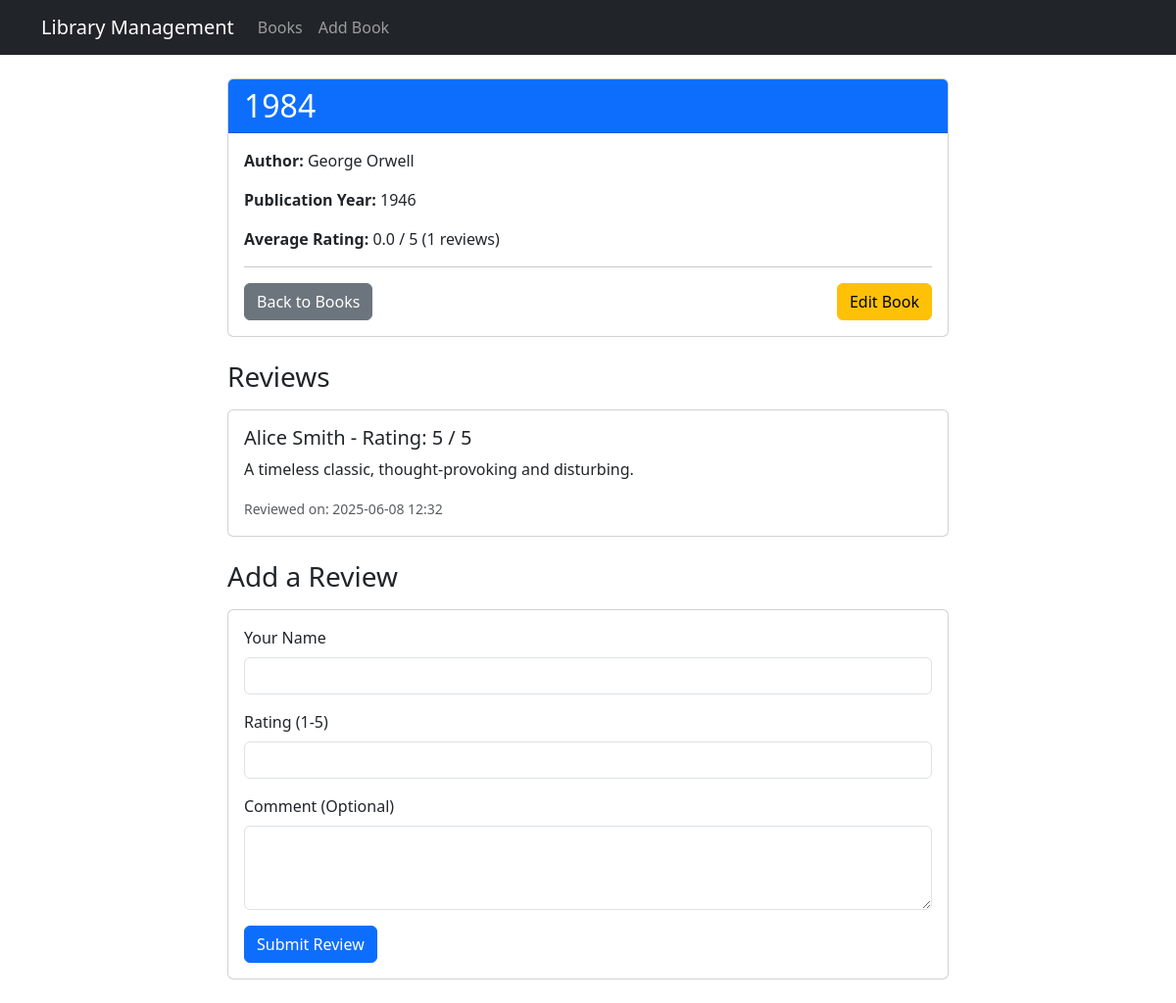
The page /book/2 on the database its author committed.
### app/models/book.py (models this page shows, shortened)
class Book(db.Model):
    id = db.Column(db.Integer, primary_key=True)
    title = db.Column(db.String(100), nullable=False)
    publication_year = db.Column(db.Integer, nullable=False)
    author_id = db.Column(db.Integer, db.ForeignKey('author.id'), nullable=False)
    created_at = db.Column(db.DateTime, default=datetime.utcnow)
    updated_at = db.Column(db.DateTime, default=datetime.utcnow, onupdate=datetime.utcnow)

### app/models/author.py (models this page shows, shortened)
class Author(db.Model):
    id = db.Column(db.Integer, primary_key=True)
    name = db.Column(db.String(100), nullable=False, unique=True)
    books = db.relationship('Book', backref='author', lazy=True)

### app/models/review.py (models this page shows, shortened)
class Review(db.Model):
    id = db.Column(db.Integer, primary_key=True)
    book_id = db.Column(db.Integer, db.ForeignKey('book.id'), nullable=False)
    person_id = db.Column(db.Integer, db.ForeignKey('person.id'), nullable=False)
    rating = db.Column(db.Integer, nullable=False) # e.g., 1-5 stars
    comment = db.Column(db.Text, nullable=True)
    created_at = db.Column(db.DateTime, default=datetime.utcnow)
    book = db.relationship('Book', backref=db.backref('reviews', cascade="all, delete-orphan"))
    person = db.relationship('Person', backref=db.backref('reviews', cascade="all, delete-orphan"))

### app/models/person.py (models this page shows, shortened)
class Person(db.Model):
    id = db.Column(db.Integer, primary_key=True)
    name = db.Column(db.String(100), nullable=False)
    created_at = db.Column(db.DateTime, default=datetime.utcnow)
    borrowings = db.relationship('Borrowing', backref='borrower', lazy=True)

### app/controllers/book_controller.py (the view)
@book_bp.route('/book/<int:id>')
def book_detail(id):
    book = Book.query.get_or_404(id)
    reviews = Review.query.filter_by(book_id=book.id).order_by(Review.created_at.desc()).all()
    return render_template('book_detail.html', book=book, reviews=reviews)

### run.py (called while the page is built)
@app.context_processor
def inject_now():
    return {'now': datetime.now()}

### app/templates/book_detail.html (shortened to what this page needs)
{% extends "base.html" %}
{% block content %}
<div class="row">
    <div class="col-md-8 offset-md-2">
        <div class="card mb-4">
            <div class="card-header bg-primary text-white">
                <h2 class="mb-0">{{ book.title }}</h2>
            </div>
            <div class="card-body">
                <p class="card-text"><strong>Author:</strong> {{ book.author.name }}</p>
                <p class="card-text"><strong>Publication Year:</strong> {{ book.publication_year }}</p>
                <p class="card-text"><strong>Average Rating:</strong>
                    {% if book.reviews %}
                        {% set total_rating = 0 %}
                        {% for review in book.reviews %}
                            {% set total_rating = total_rating + (review.rating | int) %}
                        {% endfor %}
                        {{ "%.1f" | format(total_rating / book.reviews|length) }} / 5 ({{ book.reviews|length }} reviews)
                    {% else %}
                        No reviews yet.
                    {% endif %}
                </p>
                <hr>
                <div class="d-flex justify-content-between">
                    <a href="{{ url_for('book.index') }}" class="btn btn-secondary">Back to Books</a>
                    <a href="{{ url_for('book.edit_book', id=book.id) }}" class="btn btn-warning">Edit Book</a>
                </div>
            </div>
        </div>
        <h3 class="mb-3">Reviews</h3>
        {% if reviews %}
            {% for review in reviews %}
            <div class="card mb-2">
                <div class="card-body">
                    <h5 class="card-title">{{ review.person.name }} - Rating: {{ review.rating }} / 5</h5>
                    <p class="card-text">{{ review.comment }}</p>
                    <small class="text-muted">Reviewed on: {{ review.created_at.strftime('%Y-%m-%d %H:%M') }}</small>
                </div>
            </div>
            {% endfor %}
        {% else %}
            <p>No reviews for this book yet. Be the first to add one!</p>
        {% endif %}
        <h3 class="mt-4 mb-3">Add a Review</h3>
        <div class="card mb-4">
            <div class="card-body">
                <form method="POST" action="{{ url_for('book.add_review', id=book.id) }}">
                    <div class="mb-3">
                        <label for="person_name" class="form-label">Your Name</label>
                        <input type="text" class="form-control" id="person_name" name="person_name" required>
                    </div>
                    <div class="mb-3">
                        <label for="rating" class="form-label">Rating (1-5)</label>
                        <input type="number" class="form-control" id="rating" name="rating" min="1" max="5" required>
                    </div>
                    <div class="mb-3">
                        <label for="comment" class="form-label">Comment (Optional)</label>
                        <textarea class="form-control" id="comment" name="comment" rows="3"></textarea>
                    </div>
                    <button type="submit" class="btn btn-primary">Submit Review</button>
                </form>
            </div>
        </div>
    </div>
</div>
{% endblock %}

### app/static/css/style.css (style rules this page uses)
body { padding-top: 0; }

### rows shown on the page
Book: title "1984", publication_year "1946"
Author: author.name "George Orwell"
Review: person.name "Alice Smith", rating "5", comment "A timeless classic, thought-provoking and disturbing.", created_at "2025-06-08 12:32"

### other values the page prints
{{ "%.1f" | format(total_rating / book.reviews|length) }} "0.0"
{{ book.reviews|length }} "1"
